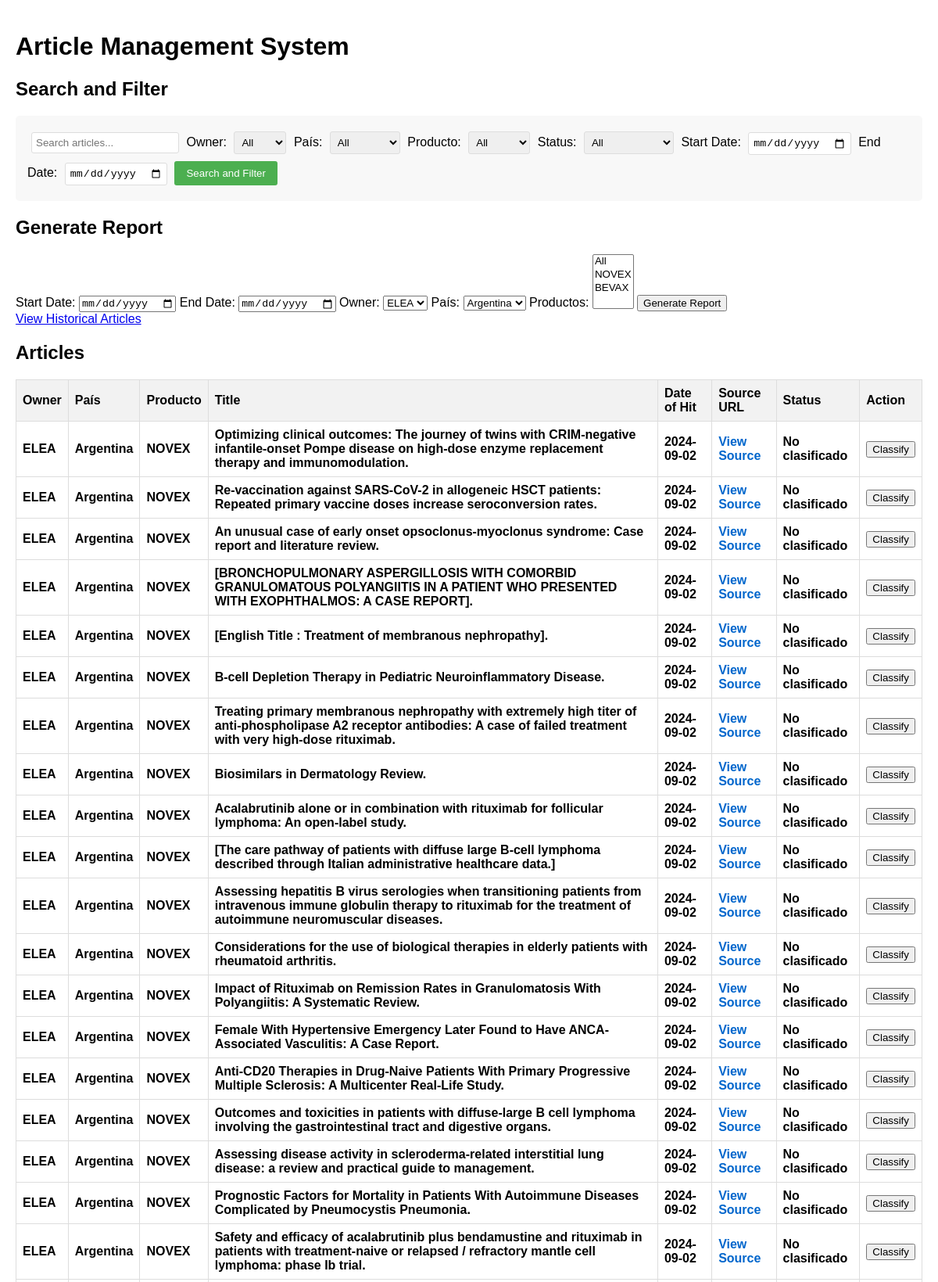
The page / (upper part) on the database its author committed.
### models.py (models this page shows)
class Article(db.Model):
    id = db.Column(db.Integer, primary_key=True)
    articleSourceId = db.Column(db.String(255), nullable=False)
    sourceUrl = db.Column(db.String(255), nullable=False)
    title = db.Column(db.Text, nullable=False)
    englishAbstract = db.Column(db.Text)
    spanishAbstract = db.Column(db.Text)
    portugueseAbstract = db.Column(db.Text)
    owner = db.Column(db.String(255), nullable=False)
    pais = db.Column(db.String(255), nullable=False)
    producto = db.Column(db.String(255), nullable=False)
    dateOfHit = db.Column(db.Date, nullable=False)
    status = db.Column(db.String(20), default="No clasificado")
    is_historical = db.Column(db.Boolean, default=False)

### routes.py (the view, shortened to what this page needs)
@main.route('/')
def index():
    logging.debug("Entering index route")
    search_query = request.args.get('search', '')
    owner_filter = request.args.get('owner', '')
    pais_filter = request.args.get('pais', '')
    producto_filter = request.args.get('producto', '')
    status_filter = request.args.get('status', '')
    start_date = request.args.get('start_date', '')
    end_date = request.args.get('end_date', '')
    query = Article.query.filter_by(is_historical=False)
    if owner_filter:
        query = query.filter(Article.owner == owner_filter)
    if pais_filter:
        query = query.filter(Article.pais == pais_filter)
    if producto_filter:
        query = query.filter(Article.producto == producto_filter)
    if status_filter:
        query = query.filter(Article.status == status_filter)
    if start_date:
        query = query.filter(Article.dateOfHit >= datetime.strptime(start_date, '%Y-%m-%d').date())
    if end_date:
        query = query.filter(Article.dateOfHit <= datetime.strptime(end_date, '%Y-%m-%d').date())
    articles = query.all()
    logging.debug(f"Retrieved {len(articles)} articles from the database")
    owners = db.session.query(Article.owner.distinct()).all()
    paises = db.session.query(Article.pais.distinct()).all()
    productos = db.session.query(Article.producto.distinct()).all()
    logging.debug(f"Retrieved {len(owners)} owners, {len(paises)} paises, and {len(productos)} productos")
    return render_template('index.html', articles=articles, owners=owners, paises=paises, productos=productos,
                           search_query=search_query, owner_filter=owner_filter, pais_filter=pais_filter,
                           producto_filter=producto_filter, status_filter=status_filter,
                           start_date=start_date, end_date=end_date)

### templates/index.html (shortened to what this page needs)
{% extends "base.html" %}
{% block content %}
<h1>Article Management System</h1>
{% if not historical %}
<h2>Search and Filter</h2>
<form id="searchFilterForm" method="GET" action="{{ url_for('main.index') }}">
    <input type="text" name="search" placeholder="Search articles..." value="{{ search_query }}">
    <label for="owner">Owner:</label>
    <select name="owner">
        <option value="">All</option>
    </select>
    <label for="pais">País:</label>
    <select name="pais">
        <option value="">All</option>
    </select>
    <label for="producto">Producto:</label>
    <select name="producto">
        <option value="">All</option>
    </select>
    <label for="status">Status:</label>
    <select name="status">
        <option value="">All</option>
    </select>
    <label for="start_date">Start Date:</label>
    <input type="date" name="start_date" value="{{ start_date }}">
    <label for="end_date">End Date:</label>
    <input type="date" name="end_date" value="{{ end_date }}">
    <button type="submit">Search and Filter</button>
</form>
<h2>Generate Report</h2>
<form id="reportForm">
    <label for="start_date">Start Date:</label>
    <input type="date" id="start_date" name="start_date" required>
    <label for="end_date">End Date:</label>
    <input type="date" id="end_date" name="end_date" required>
    <label for="owner">Owner:</label>
    <select id="owner" name="owner" required>
        {% for owner in owners %}
        <option value="{{ owner[0] }}">{{ owner[0] }}</option>
        {% endfor %}
    </select>
    <label for="pais">País:</label>
    <select id="pais" name="pais" required>
        {% for pais in paises %}
        <option value="{{ pais[0] }}">{{ pais[0] }}</option>
        {% endfor %}
    </select>
    <label for="productos">Productos:</label>
    <select id="productos" name="productos[]" multiple required>
        <option value="All">All</option>
        {% for producto in productos %}
        <option value="{{ producto[0] }}">{{ producto[0] }}</option>
        {% endfor %}
    </select>
    <button type="submit">Generate Report</button>
</form>
<a href="{{ url_for('main.historical') }}">View Historical Articles</a>
{% else %}
<a href="{{ url_for('main.index') }}">Back to Current Articles</a>
{% endif %}
<h2>{% if historical %}Historical {% endif %}Articles</h2>
<table>
    <thead>
        <tr>
            <th>Owner</th>
            <th>País</th>
            <th>Producto</th>
            <th>Title</th>
            <th>Date of Hit</th>
            <th>Source URL</th>
            <th>Status</th>
            {% if not historical %}
            <th>Action</th>
            {% endif %}
        </tr>
    </thead>
    <tbody>
        {% for article in articles %}
        <tr data-id="{{ article.id }}" class="{% if article.status == 'No clasificado' %}bold{% elif article.status == 'Relevante' %}relevante{% elif article.status == 'Reportable' %}reportable{% endif %}">
            <td>{{ article.owner }}</td>
            <td>{{ article.pais }}</td>
            <td>{{ article.producto }}</td>
            <td>{{ article.title }}</td>
            <td>{{ article.dateOfHit }}</td>
            <td><a href="{{ article.sourceUrl }}" target="_blank" class="source-link">View Source</a></td>
            <td>{{ article.status }}</td>
            {% if not historical %}
            <td><button class="classify-btn" data-id="{{ article.id }}">Classify</button></td>
            {% endif %}
        </tr>
        {% endfor %}
    </tbody>
</table>
{% endblock %}

### templates/base.html (shortened to what this page needs)
<!DOCTYPE html>
<html lang="en">
<head>
    <link rel="stylesheet" href="{{ url_for('static', filename='css/styles.css') }}">
</head>
<body>
    {% block content %}{% endblock %}
</body>
</html>

### static/css/styles.css (style rules this page uses)
body { font-family: Arial, sans-serif; margin: 0; padding: 20px; }
table { width: 100%; border-collapse: collapse; margin-top: 20px; }
th, td { border: 1px solid #ddd; padding: 8px; text-align: left; }
th { background-color: #f2f2f2; }
.bold { font-weight: bold; }
.source-link { color: #0066cc; text-decoration: none; }
#searchFilterForm { background-color: #f8f8f8; padding: 15px; border-radius: 5px; margin-bottom: 20px; }
#searchFilterForm input[type="text"], #searchFilterForm select, #searchFilterForm input[type="date"] { margin: 5px; padding: 5px; border: 1px solid #ddd; border-radius: 3px; }
#searchFilterForm button { background-color: #4CAF50; color: white; padding: 8px 15px; border: none; border-radius: 3px; cursor: pointer; }

### rows shown on the page
Article: owner "ELEA", pais "Argentina", producto "NOVEX", title "Optimizing clinical outcomes: The journey of twins with CRIM-negative infantile-onset Pompe disease on high-dose enzyme replacement therapy and immunomodulation.", dateOfHit "2024-09-02", status "No clasificado"
Article: owner "ELEA", pais "Argentina", producto "NOVEX", title "Re-vaccination against SARS-CoV-2 in allogeneic HSCT patients: Repeated primary vaccine doses increase seroconversion rates.", dateOfHit "2024-09-02", status "No clasificado"
Article: owner "ELEA", pais "Argentina", producto "NOVEX", title "An unusual case of early onset opsoclonus-myoclonus syndrome: Case report and literature review.", dateOfHit "2024-09-02", status "No clasificado"
Article: owner "ELEA", pais "Argentina", producto "NOVEX", title "[BRONCHOPULMONARY ASPERGILLOSIS WITH COMORBID GRANULOMATOUS POLYANGIITIS IN A PATIENT WHO PRESENTED WITH EXOPHTHALMOS: A CASE REPORT].", dateOfHit "2024-09-02", status "No clasificado"
Article: owner "ELEA", pais "Argentina", producto "NOVEX", title "[English Title : Treatment of membranous nephropathy].", dateOfHit "2024-09-02", status "No clasificado"
Article: owner "ELEA", pais "Argentina", producto "NOVEX", title "B-cell Depletion Therapy in Pediatric Neuroinflammatory Disease.", dateOfHit "2024-09-02", status "No clasificado"
Article: owner "ELEA", pais "Argentina", producto "NOVEX", title "Treating primary membranous nephropathy with extremely high titer of anti-phospholipase A2 receptor antibodies: A case of failed treatment with very high-dose rituximab.", dateOfHit "2024-09-02", status "No clasificado"
Article: owner "ELEA", pais "Argentina", producto "NOVEX", title "Biosimilars in Dermatology Review.", dateOfHit "2024-09-02", status "No clasificado"
Article: owner "ELEA", pais "Argentina", producto "NOVEX", title "Acalabrutinib alone or in combination with rituximab for follicular lymphoma: An open-label study.", dateOfHit "2024-09-02", status "No clasificado"
Article: owner "ELEA", pais "Argentina", producto "NOVEX", title "[The care pathway of patients with diffuse large B-cell lymphoma described through Italian administrative healthcare data.]", dateOfHit "2024-09-02", status "No clasificado"
Article: owner "ELEA", pais "Argentina", producto "NOVEX", title "Assessing hepatitis B virus serologies when transitioning patients from intravenous immune globulin therapy to rituximab for the treatment of autoimmune neuromuscular diseases.", dateOfHit "2024-09-02", status "No clasificado"
Article: owner "ELEA", pais "Argentina", producto "NOVEX", title "Considerations for the use of biological therapies in elderly patients with rheumatoid arthritis.", dateOfHit "2024-09-02", status "No clasificado"
Article: owner "ELEA", pais "Argentina", producto "NOVEX", title "Impact of Rituximab on Remission Rates in Granulomatosis With Polyangiitis: A Systematic Review.", dateOfHit "2024-09-02", status "No clasificado"
Article: owner "ELEA", pais "Argentina", producto "NOVEX", title "Female With Hypertensive Emergency Later Found to Have ANCA-Associated Vasculitis: A Case Report.", dateOfHit "2024-09-02", status "No clasificado"
Article: owner "ELEA", pais "Argentina", producto "NOVEX", title "Anti-CD20 Therapies in Drug-Naive Patients With Primary Progressive Multiple Sclerosis: A Multicenter Real-Life Study.", dateOfHit "2024-09-02", status "No clasificado"
Article: owner "ELEA", pais "Argentina", producto "NOVEX", title "Outcomes and toxicities in patients with diffuse-large B cell lymphoma involving the gastrointestinal tract and digestive organs.", dateOfHit "2024-09-02", status "No clasificado"
Article: owner "ELEA", pais "Argentina", producto "NOVEX", title "Assessing disease activity in scleroderma-related interstitial lung disease: a review and practical guide to management.", dateOfHit "2024-09-02", status "No clasificado"
Article: owner "ELEA", pais "Argentina", producto "NOVEX", title "Prognostic Factors for Mortality in Patients With Autoimmune Diseases Complicated by Pneumocystis Pneumonia.", dateOfHit "2024-09-02", status "No clasificado"
Article: owner "ELEA", pais "Argentina", producto "NOVEX", title "Safety and efficacy of acalabrutinib plus bendamustine and rituximab in patients with treatment-naive or relapsed / refractory mantle cell lymphoma: phase Ib trial.", dateOfHit "2024-09-02", status "No clasificado"

### other values the page prints
form field owner "ELEA"
form field pais "Argentina"
